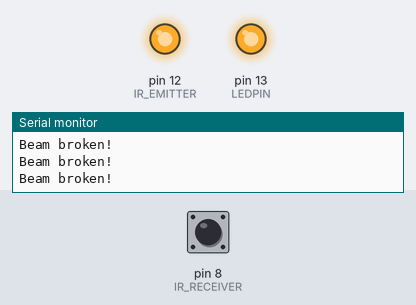
Recording of a sketch running on a simulated Arduino Uno, built with avr-gcc and run on an emulated ATmega328P. Parts: output pins drawn as LEDs (lit = HIGH), the last lines printed to the serial monitor. Dashed ring = blinking. The test bench sets the inputs (shaded band); at power-on: pin 8 (IR_RECEIVER) HIGH.

Above: at 1.2 s.
1.3 s: pin 8 (IR_RECEIVER) driven LOW
At 2.1 s:
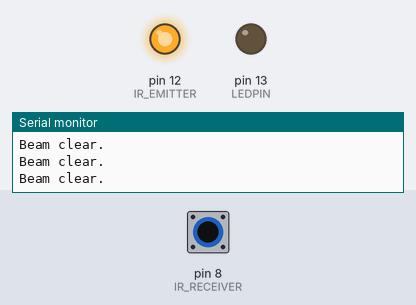
2.8 s: pin 8 (IR_RECEIVER) driven HIGH
At 3.4 s:
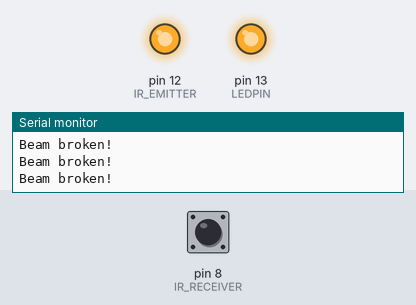
5.8 s: pin 8 (IR_RECEIVER) pulsed LOW 2 times (0.12 s each, 0.3 s apart)
At 6.01 s:
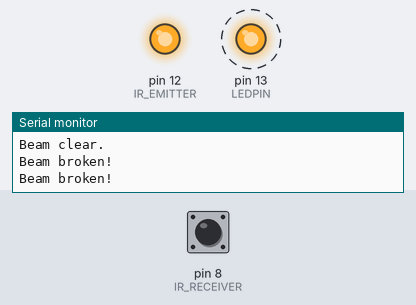
9.4 s: pin 8 (IR_RECEIVER) pulsed LOW 2 times (0.12 s each, 0.3 s apart)
At 10.3 s:
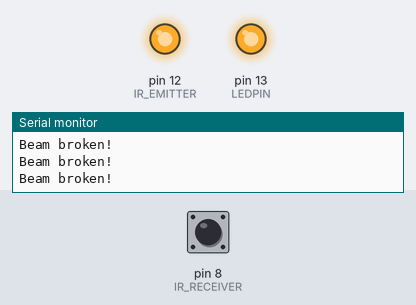
Timing chart, 0 to 12.4 s (numbered marks = the images above; inputs shaded):
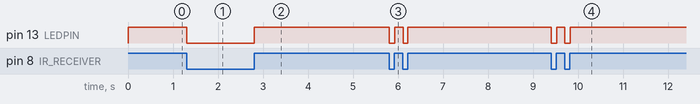

Measured:
- after the input at 1.3 s, pin 13 (LEDPIN): HIGH → LOW at once
- after the input at 2.8 s, pin 13 (LEDPIN): LOW → HIGH at once
- after the input at 5.8 s, pin 13 (LEDPIN): alternates HIGH for 0.19 s and LOW for 0.11 s, 4 changes in all, then stays HIGH, starting at once
- after the input at 9.4 s, pin 13 (LEDPIN): alternates HIGH for 0.17 s and LOW for 0.12 s, 4 changes in all, then stays HIGH, starting at once

The sketch:

irbreakbeam.ino
```cpp
// Your pin configuration
#include <Servo.h>
Servo myservo;  // create servo object to control a servo

const uint8_t IR_EMITTER = 12;
const uint8_t IR_RECEIVER = 8;
int pos = 0;    // variable to store the servo position


#define LEDPIN 13 // Built-in LED for visual testing

void setup() {
  // Set the emitter pin as an output and turn it constantly ON
  pinMode(IR_EMITTER, OUTPUT);
  digitalWrite(IR_EMITTER, HIGH);

  // Set the receiver pin using the internal pull-up resistor
  pinMode(IR_RECEIVER, INPUT_PULLUP);

  pinMode(LEDPIN, OUTPUT);
  // myservo.attach(9);  // attaches the servo on pin 9 to the servo object

  Serial.begin(9600);
}

void loop() {
  int sensorState = digitalRead(IR_RECEIVER);

  // HIGH = Beam is broken (light blocked)
  if (sensorState == HIGH) {
    digitalWrite(LEDPIN, HIGH);     // Turn built-in LED on
    Serial.println("Beam broken!");
  }
  // LOW = Beam is clear (light received)
  else {
    digitalWrite(LEDPIN, LOW);      // Turn built-in LED off
    Serial.println("Beam clear.");
  }
  // for (pos = 0; pos <= 180; pos += 1) { // goes from 0 degrees to 180 degrees
  //   // in steps of 1 degree
  //   myservo.write(pos);              // tell servo to go to position in variable 'pos'
  //   delay(5);                       // waits 15ms for the servo to reach the position
  // }
  // for (pos = 180; pos >= 0; pos -= 1) { // goes from 180 degrees to 0 degrees
  //   myservo.write(pos);              // tell servo to go to position in variable 'pos'
  //   delay(15);                       // waits 15ms for the servo to reach the position
  // }
  // delay(10000); // Small stabilization delay
}
```
